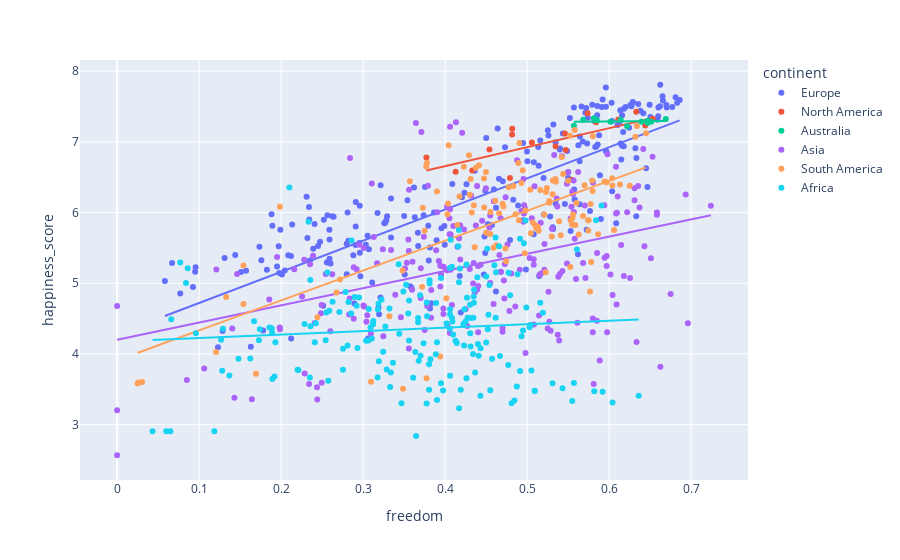

This figure's notebook cell:
### Code cell
px.scatter(data_frame=df, x='freedom', y='happiness_score', color='continent', trendline='ols')

#

### Figure 1 — Plotly figure (JSON) as saved in the notebook; plotly's stock layout.template omitted (floating-point values rounded to 4 significant figures; data arrays with more than 128 entries replaced by an {"elided": "..."} marker saying what was removed)
{"data": [{"hovertemplate": "continent=Europe<br>freedom=%{x}<br>happiness_score=%{y}<extra></extra>", "legendgroup": "Europe", "marker": {"color": "#636efa", "symbol": "circle"}, "mode": "markers", "name": "Europe", "orientation": "v", "showlegend": true, "type": "scatter", "x": {"elided": "228 float values"}, "xaxis": "x", "y": {"elided": "228 float values"}, "yaxis": "y"}, {"hovertemplate": "<b>OLS trendline</b><br>happiness_score = 4.40759 * freedom + 4.28073<br>R<sup>2</sup>=0.634286<br><br>continent=Europe<br>freedom=%{x}<br>happiness_score=%{y} <b>(trend)</b><extra></extra>", "legendgroup": "Europe", "marker": {"color": "#636efa", "symbol": "circle"}, "mode": "lines", "name": "Europe", "showlegend": false, "type": "scatter", "x": {"elided": "228 float values"}, "xaxis": "x", "y": {"elided": "228 float values"}, "yaxis": "y"}, {"hovertemplate": "continent=North America<br>freedom=%{x}<br>happiness_score=%{y}<extra></extra>", "legendgroup": "North America", "marker": {"color": "#EF553B", "symbol": "circle"}, "mode": "markers", "name": "North America", "orientation": "v", "showlegend": true, "type": "scatter", "x": [0.6111, 0.5057, 0.4127, 0.633, 0.4818, 0.546, 0.584, 0.454, 0.433, 0.653, 0.547, 0.479, 0.5737, 0.4816, 0.3771, 0.644, 0.5346, 0.5539], "xaxis": "x", "y": [7.316, 6.993, 6.578, 7.427, 7.187, 7.119, 7.278, 6.892, 6.595, 7.328, 6.886, 6.488, 7.404, 7.104, 6.778, 7.232, 6.94, 6.465], "yaxis": "y"}, {"hovertemplate": "<b>OLS trendline</b><br>happiness_score = 2.68604 * freedom + 5.58211<br>R<sup>2</sup>=0.469324<br><br>continent=North America<br>freedom=%{x}<br>happiness_score=%{y} <b>(trend)</b><extra></extra>", "legendgroup": "North America", "marker": {"color": "#EF553B", "symbol": "circle"}, "mode": "lines", "name": "North America", "showlegend": false, "type": "scatter", "x": [0.3771, 0.4127, 0.433, 0.454, 0.479, 0.4816, 0.4818, 0.5057, 0.5346, 0.546, 0.547, 0.5539, 0.5737, 0.584, 0.6111, 0.633, 0.644, 0.653], "xaxis": "x", "y": [6.595, 6.691, 6.745, 6.802, 6.869, 6.876, 6.876, 6.941, 7.018, 7.049, 7.051, 7.07, 7.123, 7.151, 7.224, 7.282, 7.312, 7.336], "yaxis": "y"}, {"hovertemplate": "continent=Australia<br>freedom=%{x}<br>happiness_score=%{y}<extra></extra>", "legendgroup": "Australia", "marker": {"color": "#00cc96", "symbol": "circle"}, "mode": "markers", "name": "Australia", "orientation": "v", "showlegend": true, "type": "scatter", "x": [0.6141, 0.6016, 0.6394, 0.6512, 0.585, 0.557, 0.669, 0.647, 0.5815, 0.5684, 0.6468, 0.6219], "xaxis": "x", "y": [7.314, 7.284, 7.286, 7.284, 7.307, 7.228, 7.324, 7.272, 7.334, 7.313, 7.3, 7.223], "yaxis": "y"}, {"hovertemplate": "<b>OLS trendline</b><br>happiness_score = 0.0946775 * freedom + 7.23078<br>R<sup>2</sup>=0.009843<br><br>continent=Australia<br>freedom=%{x}<br>happiness_score=%{y} <b>(trend)</b><extra></extra>", "legendgroup": "Australia", "marker": {"color": "#00cc96", "symbol": "circle"}, "mode": "lines", "name": "Australia", "showlegend": false, "type": "scatter", "x": [0.557, 0.5684, 0.5815, 0.585, 0.6016, 0.6141, 0.6219, 0.6394, 0.6468, 0.647, 0.6512, 0.669], "xaxis": "x", "y": [7.284, 7.285, 7.286, 7.286, 7.288, 7.289, 7.29, 7.291, 7.292, 7.292, 7.292, 7.294], "yaxis": "y"}, {"hovertemplate": "continent=Asia<br>freedom=%{x}<br>happiness_score=%{y}<extra></extra>", "legendgroup": "Asia", "marker": {"color": "#ab63fa", "symbol": "circle"}, "mode": "markers", "name": "Asia", "orientation": "v", "showlegend": true, "type": "scatter", "x": {"elided": "222 float values"}, "xaxis": "x", "y": {"elided": "222 float values"}, "yaxis": "y"}, {"hovertemplate": "<b>OLS trendline</b><br>happiness_score = 2.43106 * freedom + 4.20179<br>R<sup>2</sup>=0.160214<br><br>continent=Asia<br>freedom=%{x}<br>happiness_score=%{y} <b>(trend)</b><extra></extra>", "legendgroup": "Asia", "marker": {"color": "#ab63fa", "symbol": "circle"}, "mode": "lines", "name": "Asia", "showlegend": false, "type": "scatter", "x": {"elided": "222 float values"}, "xaxis": "x", "y": {"elided": "222 float values"}, "yaxis": "y"}, {"hovertemplate": "continent=South America<br>freedom=%{x}<br>happiness_score=%{y}<extra></extra>", "legendgroup": "South America", "marker": {"color": "#FFA15A", "symbol": "circle"}, "mode": "markers", "name": "South America", "orientation": "v", "showlegend": true, "type": "scatter", "x": [0.5801, 0.3769, 0.4375, 0.4945, 0.5313, 0.5794, 0.55, 0.4775, 0.4476, 0.4552, 0.4325, 0.5587, 0.45, 0.4735, 0.4743, 0.154, 0.5526, 0.3481, 0.03037, 0.3486, 0.6338, 0.4905, 0.4291, 0.5421, 0.4413, 0.4497, 0.6036, 0.5347, 0.4035, 0.5773, 0.4857, 0.5741, 0.539, 0.5547, 0.415, 0.5044, 0.5767, 0.4015, 0.2442, 0.3772, 0.558, 0.357, 0.535, 0.516, 0.39, 0.523, 0.43, 0.47, 0.435, 0.471, 0.498, 0.49, 0.507, 0.511, 0.514, 0.455, 0.497, 0.154, 0.332, 0.026, 0.632, 0.431, 0.597, 0.493, 0.57, 0.604, 0.625, 0.531, 0.461, 0.527, 0.556, 0.575, 0.606, 0.541, 0.53, 0.459, 0.578, 0.133, 0.394, 0.025, 0.5523, 0.4042, 0.3779, 0.4893, 0.4228, 0.5439, 0.4474, 0.5038, 0.1985, 0.3727, 0.4658, 0.4027, 0.5096, 0.375, 0.4623, 0.436, 0.5226, 0.2676, 0.1207, 0.3095, 0.645, 0.5943, 0.6131, 0.4833, 0.524, 0.5798, 0.4175, 0.5269, 0.5601, 0.5208, 0.5681, 0.5552, 0.5531, 0.5132, 0.5745, 0.5865, 0.5629, 0.2717, 0.3719, 0.1693], "xaxis": "x", "y": [7.079, 6.652, 6.635, 6.599, 6.454, 6.454, 6.452, 6.357, 6.071, 6.008, 6.003, 5.823, 5.715, 5.493, 5.311, 5.25, 5.23, 5.181, 3.603, 3.507, 7.226, 6.983, 6.81, 6.786, 6.67, 6.574, 6.485, 6.477, 6.13, 6.123, 5.975, 5.89, 5.878, 5.828, 5.824, 5.709, 4.885, 4.788, 4.518, 3.656, 7.167, 6.444, 6.436, 6.321, 6.3, 6.293, 6.253, 6.125, 6.105, 6.086, 6.028, 5.89, 5.86, 5.779, 5.743, 5.697, 5.425, 4.707, 4.534, 3.597, 7.072, 6.476, 6.43, 6.419, 6.388, 6.382, 6.379, 6.26, 6.167, 6.141, 5.973, 5.89, 5.752, 5.681, 5.663, 5.504, 5.302, 4.806, 3.964, 3.582, 7.087, 6.952, 6.705, 6.701, 6.65, 6.545, 6.481, 6.324, 6.084, 6.068, 5.992, 5.976, 5.822, 5.743, 5.538, 5.51, 5.155, 4.871, 4.028, 3.607, 7.121, 6.44, 6.399, 6.376, 6.348, 6.305, 6.228, 6.163, 6.137, 5.975, 5.953, 5.925, 5.89, 5.797, 5.747, 5.692, 5.689, 5.053, 4.949, 3.721], "yaxis": "y"}, {"hovertemplate": "<b>OLS trendline</b><br>happiness_score = 4.231 * freedom + 3.91066<br>R<sup>2</sup>=0.428167<br><br>continent=South America<br>freedom=%{x}<br>happiness_score=%{y} <b>(trend)</b><extra></extra>", "legendgroup": "South America", "marker": {"color": "#FFA15A", "symbol": "circle"}, "mode": "lines", "name": "South America", "showlegend": false, "type": "scatter", "x": [0.025, 0.026, 0.03037, 0.1207, 0.133, 0.154, 0.154, 0.1693, 0.1985, 0.2442, 0.2676, 0.2717, 0.3095, 0.332, 0.3481, 0.3486, 0.357, 0.3719, 0.3727, 0.375, 0.3769, 0.3772, 0.3779, 0.39, 0.394, 0.4015, 0.4027, 0.4035, 0.4042, 0.415, 0.4175, 0.4228, 0.4291, 0.43, 0.431, 0.4325, 0.435, 0.436, 0.4375, 0.4413, 0.4474, 0.4476, 0.4497, 0.45, 0.455, 0.4552, 0.459, 0.461, 0.4623, 0.4658, 0.47, 0.471, 0.4735, 0.4743, 0.4775, 0.4833, 0.4857, 0.4893, 0.49, 0.4905, 0.493, 0.4945, 0.497, 0.498, 0.5038, 0.5044, 0.507, 0.5096, 0.511, 0.5132, 0.514, 0.516, 0.5208, 0.5226, 0.523, 0.524, 0.5269, 0.527, 0.53, 0.531, 0.5313, 0.5347, 0.535, 0.539, 0.541, 0.5421, 0.5439, 0.55, 0.5523, 0.5526, 0.5531, 0.5547, 0.5552, 0.556, 0.558, 0.5587, 0.5601, 0.5629, 0.5681, 0.57, 0.5741, 0.5745, 0.575, 0.5767, 0.5773, 0.578, 0.5794, 0.5798, 0.5801, 0.5865, 0.5943, 0.597, 0.6036, 0.604, 0.606, 0.6131, 0.625, 0.632, 0.6338, 0.645], "xaxis": "x", "y": [4.016, 4.021, 4.039, 4.421, 4.473, 4.562, 4.562, 4.627, 4.75, 4.944, 5.043, 5.06, 5.22, 5.315, 5.383, 5.386, 5.421, 5.484, 5.488, 5.497, 5.505, 5.507, 5.51, 5.561, 5.578, 5.609, 5.614, 5.618, 5.621, 5.666, 5.677, 5.7, 5.726, 5.73, 5.734, 5.74, 5.751, 5.755, 5.762, 5.778, 5.803, 5.804, 5.814, 5.815, 5.836, 5.837, 5.853, 5.861, 5.867, 5.882, 5.899, 5.903, 5.914, 5.917, 5.931, 5.955, 5.966, 5.981, 5.984, 5.986, 5.997, 6.003, 6.013, 6.018, 6.042, 6.045, 6.056, 6.067, 6.073, 6.082, 6.085, 6.094, 6.114, 6.122, 6.123, 6.128, 6.14, 6.14, 6.153, 6.157, 6.159, 6.173, 6.174, 6.191, 6.2, 6.204, 6.212, 6.238, 6.247, 6.249, 6.251, 6.258, 6.26, 6.263, 6.272, 6.275, 6.281, 6.292, 6.314, 6.322, 6.34, 6.341, 6.343, 6.351, 6.353, 6.356, 6.362, 6.364, 6.365, 6.392, 6.425, 6.437, 6.465, 6.466, 6.475, 6.505, 6.555, 6.585, 6.592, 6.64], "yaxis": "y"}, {"hovertemplate": "continent=Africa<br>freedom=%{x}<br>happiness_score=%{y}<extra></extra>", "legendgroup": "Africa", "marker": {"color": "#19d3f3", "symbol": "circle"}, "mode": "markers", "name": "Africa", "orientation": "v", "showlegend": true, "type": "scatter", "x": {"elided": "192 float values"}, "xaxis": "x", "y": {"elided": "192 float values"}, "yaxis": "y"}, {"hovertemplate": "<b>OLS trendline</b><br>happiness_score = 0.488757 * freedom + 4.17681<br>R<sup>2</sup>=0.007619<br><br>continent=Africa<br>freedom=%{x}<br>happiness_score=%{y} <b>(trend)</b><extra></extra>", "legendgroup": "Africa", "marker": {"color": "#19d3f3", "symbol": "circle"}, "mode": "lines", "name": "Africa", "showlegend": false, "type": "scatter", "x": {"elided": "192 float values"}, "xaxis": "x", "y": {"elided": "192 float values"}, "yaxis": "y"}], "layout": {"legend": {"title": {"text": "continent"}, "tracegroupgap": 0}, "margin": {"t": 60}, "xaxis": {"anchor": "y", "domain": [0, 1], "title": {"text": "freedom"}}, "yaxis": {"anchor": "x", "domain": [0, 1], "title": {"text": "happiness_score"}}}}
